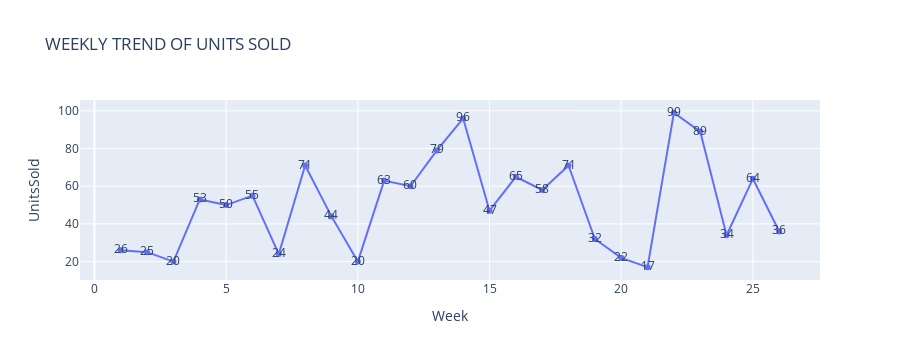

Notebook cell for this chart:
### Code cell
#19. Plot (or compute) a weekly trend of UnitsSold. Any noticeable spikes? Which week ranks #1?
# Group by week and sum UnitsSold
d= a.groupby(["Week"])["UnitsSold"].sum().reset_index()
px.line(d, x="Week",y="UnitsSold", markers=True, text ="UnitsSold",
    title="WEEKLY TREND OF UNITS SOLD",
    line_shape="linear")

### Figure 1 — Plotly figure (JSON) as saved in the notebook; plotly's stock layout.template omitted (floating-point values rounded to 4 significant figures)
{"data": [{"hovertemplate": "Week=%{x}<br>UnitsSold=%{text}<extra></extra>", "legendgroup": "", "line": {"color": "#636efa", "dash": "solid", "shape": "linear"}, "marker": {"symbol": "circle"}, "mode": "lines+markers+text", "name": "", "orientation": "v", "showlegend": false, "text": [26, 25, 20, 53, 50, 55, 24, 71, 44, 20, 63, 60, 79, 96, 47, 65, 58, 71, 32, 22, 17, 99, 89, 34, 64, 36], "type": "scatter", "x": [1, 2, 3, 4, 5, 6, 7, 8, 9, 10, 11, 12, 13, 14, 15, 16, 17, 18, 19, 20, 21, 22, 23, 24, 25, 26], "xaxis": "x", "y": [26, 25, 20, 53, 50, 55, 24, 71, 44, 20, 63, 60, 79, 96, 47, 65, 58, 71, 32, 22, 17, 99, 89, 34, 64, 36], "yaxis": "y"}], "layout": {"autosize": true, "height": 360, "legend": {"tracegroupgap": 0}, "title": {"text": "WEEKLY TREND OF UNITS SOLD"}, "xaxis": {"anchor": "y", "autorange": true, "domain": [0, 1], "range": [-0.6066, 27.61], "title": {"text": "Week"}, "type": "linear"}, "yaxis": {"anchor": "x", "autorange": true, "domain": [0, 1], "range": [10.23, 105.8], "title": {"text": "UnitsSold"}, "type": "linear"}}}
